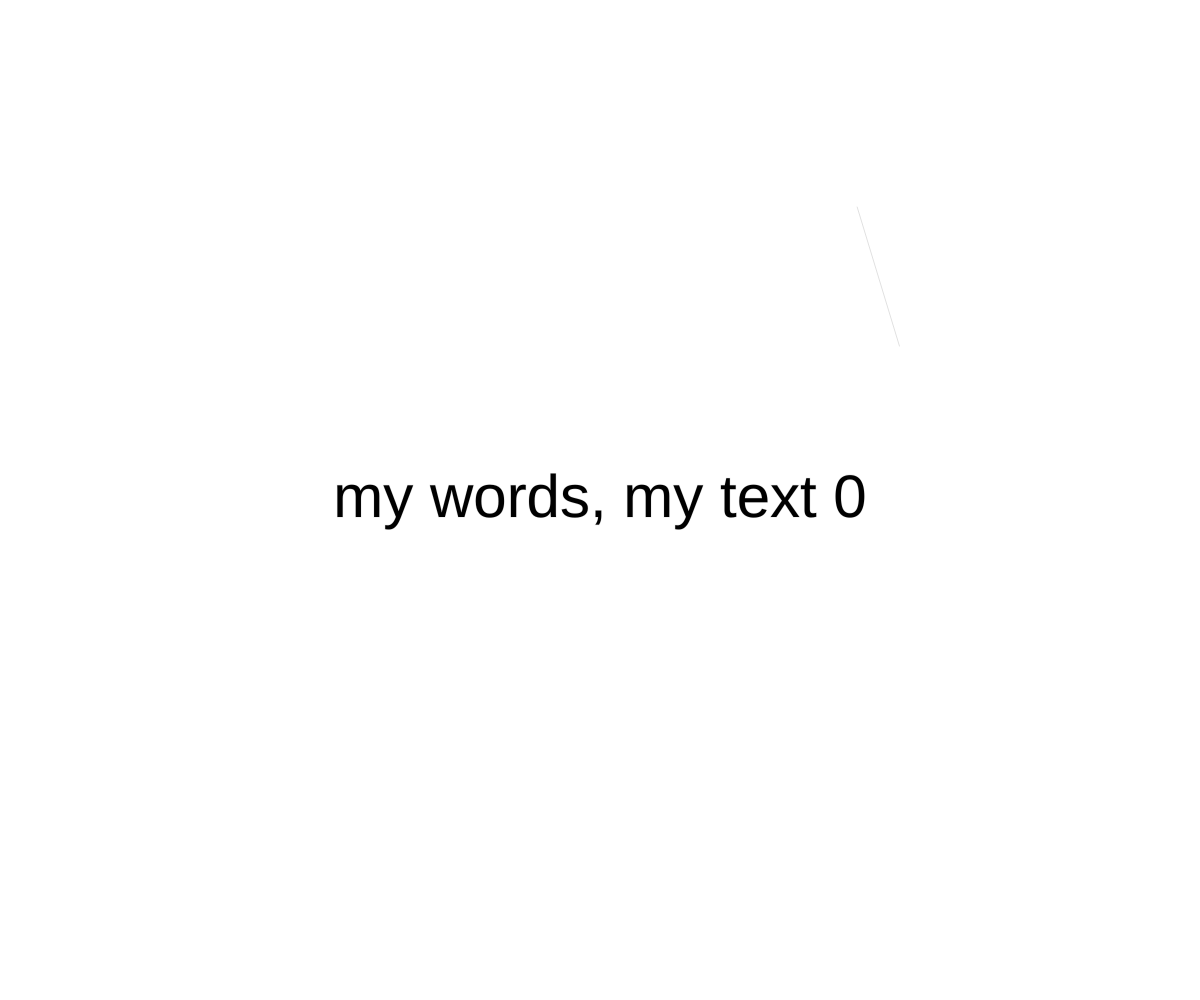
Frame 1 (no input)
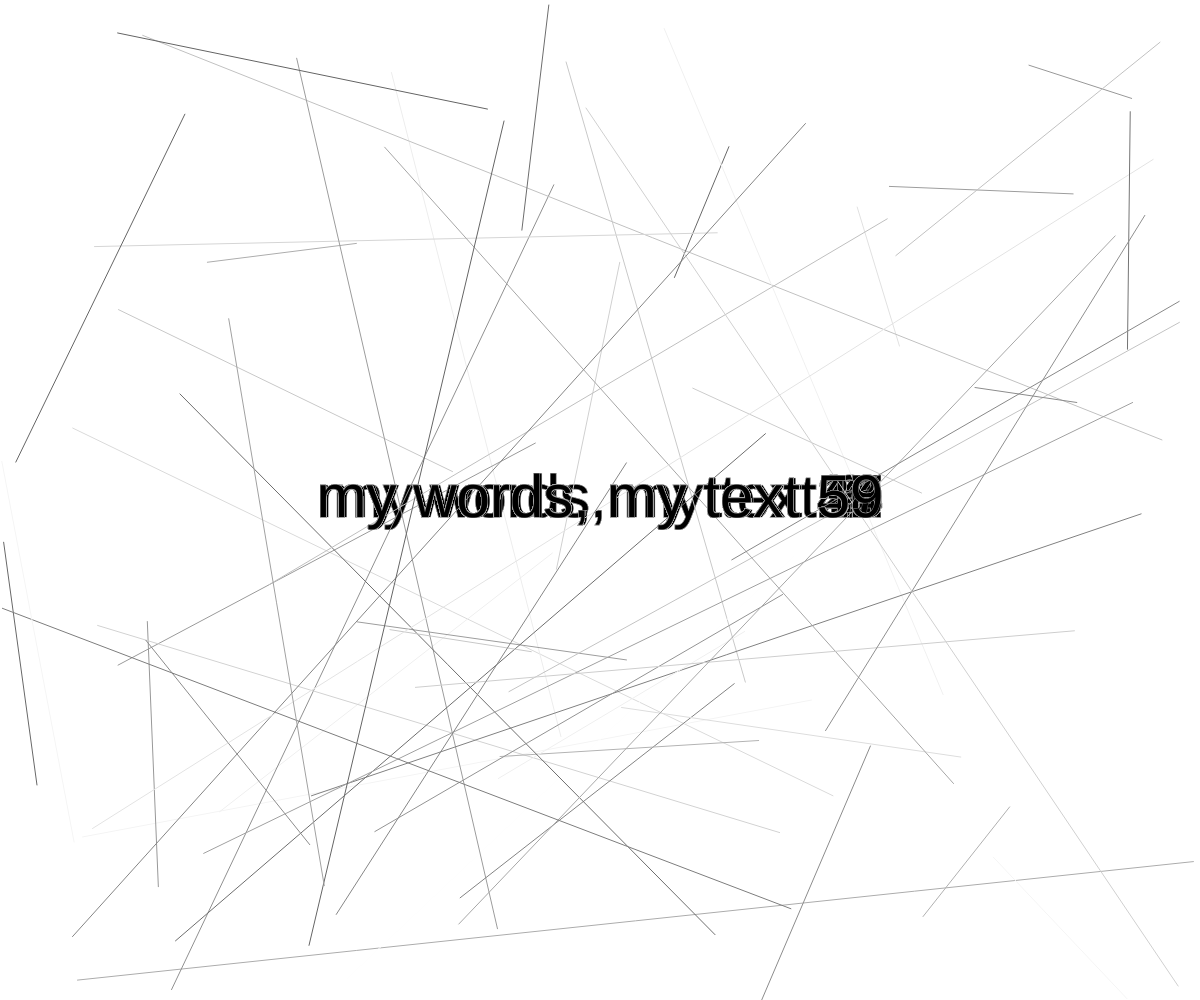
Frame 60 (no input)
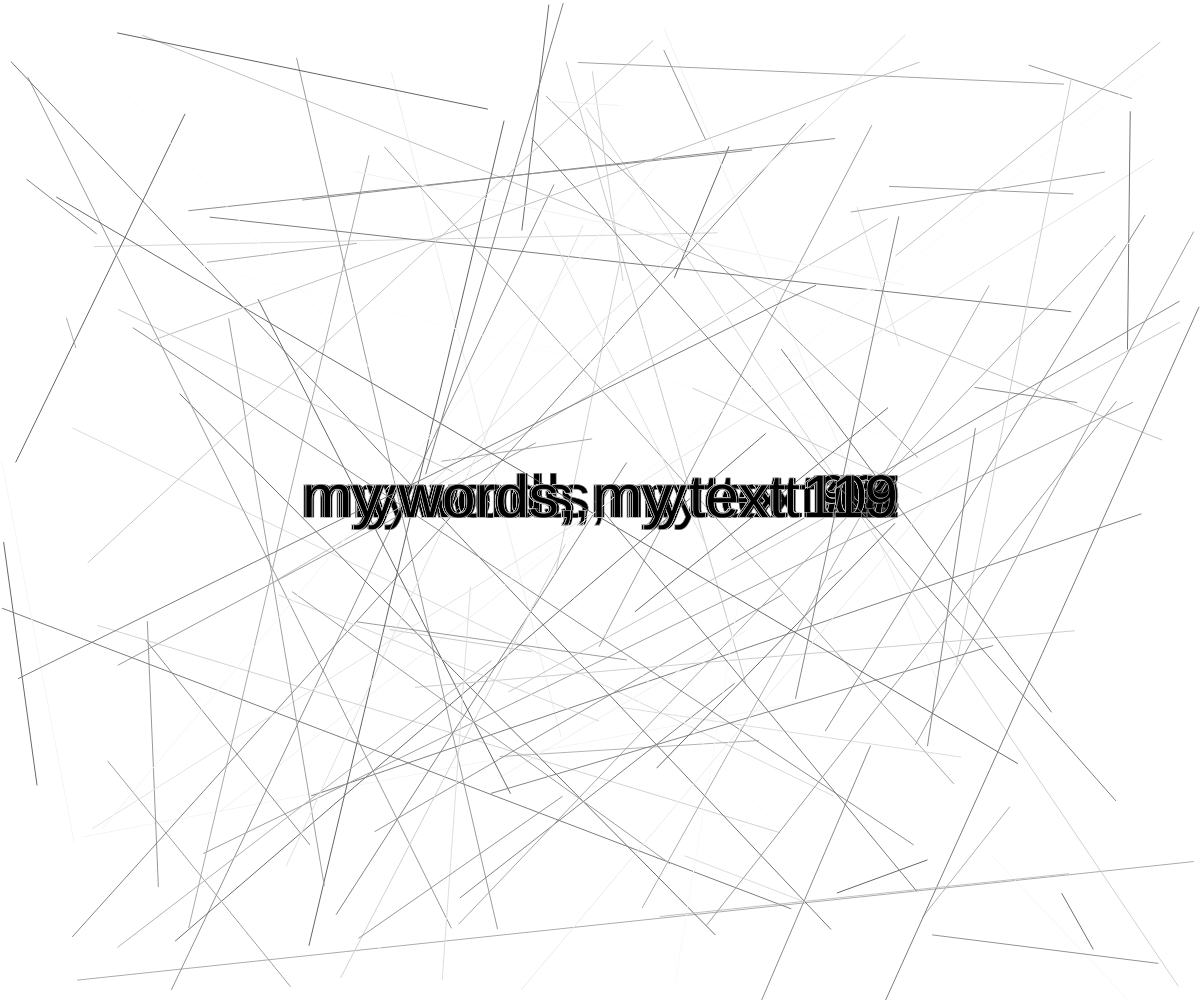
Frame 120 (the mouse pressed at the canvas centre since frame 60)

The p5.js sketch that drew these frames (run headless with seeded random() and noise() and a simulated clock; from frame 60 on, the mouse is pressed at the canvas centre):

// p5.js sketch
// ── sketch.js
let x = 0; 
let y = 0; 
let lines = 0; 

function setup() {
  createCanvas(windowWidth, windowHeight);
}
 
function draw() {
  // background(255,0,100); 
  
  // Draw a line 
  let x1 = random(width);  
  let y1 = random(height); 
  // let x1 = mouseX; 
  // let x1 = mouseX; 
  let x2 = random(width);
  let y2 = random(height);
  let color = random(100, 255);
  stroke(color);
  line(x1, y1, x2, y2); 
  // fill(255, 255, 255, 20); // Sets transparency 
  // ellipse(x1, y1, x2, y2); // Random  sized shape 
  
  // Write some text 
  let myText = "my words, my text "+lines; 
  fill(0);
  textSize(width/20);
  textAlign(CENTER, CENTER);
  text(myText, width/2, height/2);
  lines++;
}
